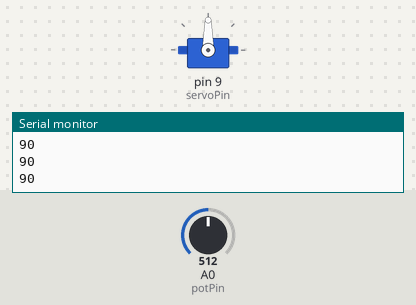
The sketch below on a simulated Arduino Uno, built with avr-gcc and run on an emulated ATmega328P. Parts: servo, the last lines printed to the serial monitor. The inputs (shaded band) are chosen by the test bench; at power-on: A0 (potPin) = 512.

Above: at 1.2 s.
1.3 s: A0 (potPin) set to 716
At 2.2 s:
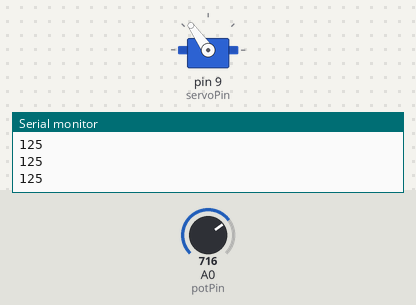
2.8 s: A0 (potPin) set to 900
At 3.7 s:
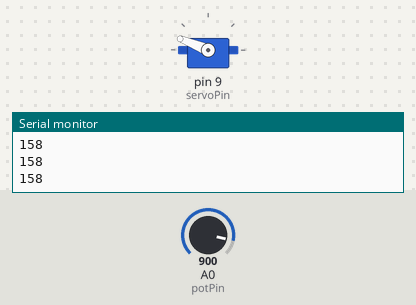
4.3 s: A0 (potPin) set to 1023
At 4.6 s:
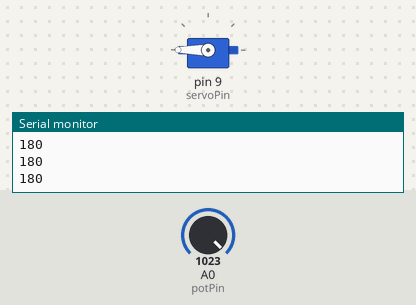
5.8 s: A0 (potPin) set to 306
At 6.7 s:
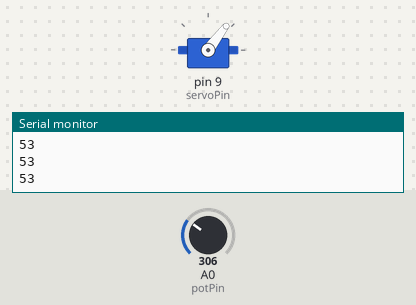
7.3 s: A0 (potPin) set to 122
At 8.0 s:
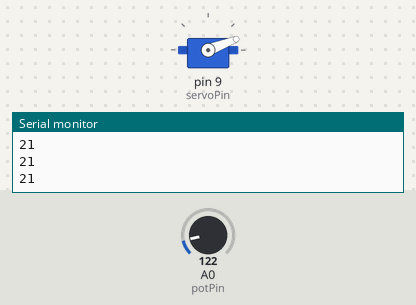
8.8 s: A0 (potPin) set to 0
At 9.4 s:
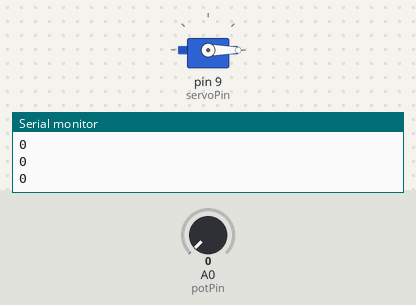
Timing chart, 0 to 11.3 s (numbered marks = the images above; inputs shaded):
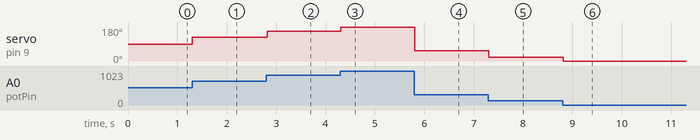

The sketch:

_5_servomotor_2.ino
```cpp
/*
 * BRGB
 * Denne skitse styrer en servo motor
 * https://learn.adafruit.com/adafruit-arduino-lesson-14-servo-motors
 *
 * Hvis den hopper så sæt en kondensator mellem dataPin og jord
 */

#include <Servo.h>

int potPin = 0;
int servoPin = 9;

Servo servo;

void setup() {
  while (!Serial);
  Serial.begin(9600);

  //Forbind til servo
  servo.attach(servoPin);
}

void loop() {
  // Læs fra potentiometer
  int reading = analogRead(potPin);  // 0 til 1023
  int angle = map(reading, 0, 1023, 0, 180);

  servo.write(angle);
  delay(15);


  Serial.println(angle);


}
```

Measured:
- after the input at 1.3 s, servo on pin 9 (servoPin): 90° → 125° at once
- after the input at 2.8 s, servo on pin 9 (servoPin): 125° → 158° at once
- after the input at 4.3 s, servo on pin 9 (servoPin): 158° → 180° at once
- after the input at 5.8 s, servo on pin 9 (servoPin): 180° → 53° at once
- after the input at 7.3 s, servo on pin 9 (servoPin): 53° → 21° at once
- after the input at 8.8 s, servo on pin 9 (servoPin): 21° → 0° at once
